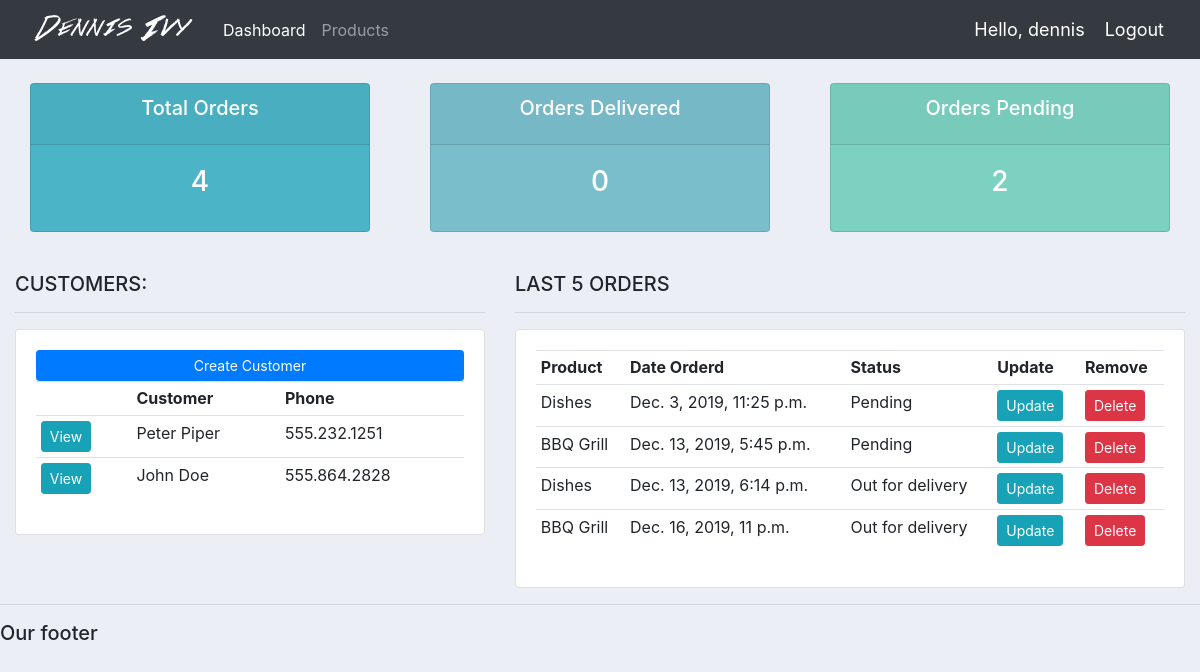
The app's page / (signed in) with its own data.
### accounts/models.py (models this page shows, shortened)
class Customer(models.Model):
	name = models.CharField(max_length=200, null=True)
	phone = models.CharField(max_length=200, null=True)
	email = models.CharField(max_length=200, null=True)
	date_created = models.DateTimeField(auto_now_add=True, null=True)

class Order(models.Model):
	STATUS = (
			('Pending', 'Pending'),
			('Out for delivery', 'Out for delivery'),
			('Delivered', 'Delivered'),
			)
	customer = models.ForeignKey(Customer, null=True, on_delete= models.SET_NULL)
	product = models.ForeignKey(Product, null=True, on_delete= models.SET_NULL)
	date_created = models.DateTimeField(auto_now_add=True, null=True)
	status = models.CharField(max_length=200, null=True, choices=STATUS)
	note = models.CharField(max_length=1000, null=True)

class Product(models.Model):
	CATEGORY = (
			('Indoor', 'Indoor'),
			('Out Door', 'Out Door'),
			)
	name = models.CharField(max_length=200, null=True)
	price = models.FloatField(null=True)
	category = models.CharField(max_length=200, null=True, choices=CATEGORY)
	description = models.CharField(max_length=200, null=True, blank=True)
	date_created = models.DateTimeField(auto_now_add=True, null=True)
	tags = models.ManyToManyField(Tag)
	def __str__(self):
		return self.name

### accounts/views.py (the view)
# urls.py: path('', views.home, name="home"),
@login_required(login_url='login')
def home(request):
	orders = Order.objects.all()
	customers = Customer.objects.all()
	total_customers = customers.count()
	total_orders = orders.count()
	delivered = orders.filter(status='Delivered').count()
	pending = orders.filter(status='Pending').count()
	context = {'orders':orders, 'customers':customers,
	'total_orders':total_orders,'delivered':delivered,
	'pending':pending }
	return render(request, 'accounts/dashboard.html', context)

### accounts/templates/accounts/dashboard.html
{%  extends 'accounts/main.html' %}
{% block content %}
{%  include 'accounts/status.html' %}
<br>
<div class="row">
	<div class="col-md-5">
		<h5>CUSTOMERS:</h5>
		<hr>
		<div class="card card-body">
			<a class="btn btn-primary  btn-sm btn-block" href="">Create Customer</a>
			<table class="table table-sm">
				<tr>
					<th></th>
					<th>Customer</th>
					<th>Phone</th>
				</tr>
				{% for customer in customers %}
					<tr>
						<td><a class="btn btn-sm btn-info" href="{% url 'customer' customer.id %}">View</a></td>
						<td>{{customer.name}}</td>
						<td>{{customer.phone}}</td>
					</tr>
				{% endfor %}
			</table>
		</div>
	</div>
	<div class="col-md-7">
		<h5>LAST 5 ORDERS</h5>
		<hr>
		<div class="card card-body">
			<table class="table table-sm">
				<tr>
					<th>Product</th>
					<th>Date Orderd</th>
					<th>Status</th>
					<th>Update</th>
					<th>Remove</th>
				</tr>
				{% for order in orders %}
					<tr>
						<td>{{order.product}}</td>
						<td>{{order.date_created}}</td>
						<td>{{order.status}}</td>
						<td><a class="btn btn-sm btn-info" href="{% url 'update_order' order.id %}">Update</a></td>
						<td><a class="btn btn-sm btn-danger" href="{% url 'delete_order' order.id %}">Delete</a></td>
					</tr>
				{% endfor %}
			</table>
		</div>
	</div>
</div>
{% endblock %}

### accounts/templates/accounts/main.html (shortened to what this page needs)
{% load static %}
<!DOCTYPE html>
<html>
<head>
	<link rel="stylesheet" href="https://stackpath.bootstrapcdn.com/bootstrap/4.3.1/css/bootstrap.min.css">
	<link rel="stylesheet" type="text/css" href="{% static '/css/main.css' %}">
</head>
<body>
	{%  include 'accounts/navbar.html' %}
	<div class="container-fluid">
	{% block content %}
	{% endblock %}
    </div>
	<hr>
	<h5>Our footer</h5>
</body>
</html>

### accounts/templates/accounts/navbar.html (shortened to what this page needs)
{% load static %}
<nav class="navbar navbar-expand-lg navbar-dark bg-dark">
 <img src="{% static 'images/logo.png' %}">
  <div class="collapse navbar-collapse" id="navbarNav">
    <ul class="navbar-nav">
      <li class="nav-item active">
        <a class="nav-link" href="{% url 'home' %}">Dashboard</a>
      </li>
      <li class="nav-item">
        <a class="nav-link" href="{% url 'products' %}">Products</a>
      </li>
    </ul>
  </div>
  <span class="hello-msg">Hello, {{request.user}}</span>
  <span ><a  class="hello-msg" href="{% url 'logout' %}">Logout</a></span>
</nav>

### accounts/templates/accounts/status.html
<br>
<div class="row">
	<div class="col">
		<div class="col-md">
			<div class="card text-center text-white  mb-3" id="total-orders">
			  	<div class="card-header">
			  		<h5 class="card-title">Total Orders</h5>
			  	</div>
			  	<div class="card-body">
			    	<h3 class="card-title">{{total_orders}}</h3>
			  	</div>
			</div>
		</div>
	</div>
	<div class="col">
		<div class="col-md">
			<div class="card text-center text-white  mb-3" id="orders-delivered">
			  	<div class="card-header">
			  		<h5 class="card-title">Orders Delivered</h5>
			  	</div>
			  	<div class="card-body">
			    	<h3 class="card-title">{{delivered}}</h3>
			  	</div>
			</div>
		</div>
	</div>
	<div class="col">
		<div class="col-md">
			<div class="card text-center text-white  mb-3" id="orders-pending">
			  	<div class="card-header">
			  		<h5 class="card-title">Orders Pending</h5>
			  	</div>
			  	<div class="card-body">
			    	<h3 class="card-title">{{pending}}</h3>
			  	</div>
			</div>
		</div>
	</div>
</div>

### static/css/main.css (style rules this page uses)
body { background-color: #ebeff5; }
#total-orders { background-color: #4cb4c7; }
#orders-delivered { background-color: #7abecc; }
#orders-pending { background-color: #7CD1C0; }

### accounts/templates/accounts/navbar.html (style rules this page uses)
.hello-msg { font-size: 18px; color: #fff; margin-right: 20px; }

### records on screen
Customer: name "Peter Piper", phone "555.232.1251"
Customer: name "John Doe", phone "555.864.2828"
Order: product "Dishes", date_created "Dec. 3, 2019, 11:25 p.m.", status "Pending"
Order: product "BBQ Grill", date_created "Dec. 13, 2019, 5:45 p.m.", status "Pending"
Order: product "Dishes", date_created "Dec. 13, 2019, 6:14 p.m.", status "Out for delivery"
Order: product "BBQ Grill", date_created "Dec. 16, 2019, 11 p.m.", status "Out for delivery"

### other values on screen
{{ request.user }} "dennis"
{{ total_orders }} "4"
{{ delivered }} "0"
{{ pending }} "2"
